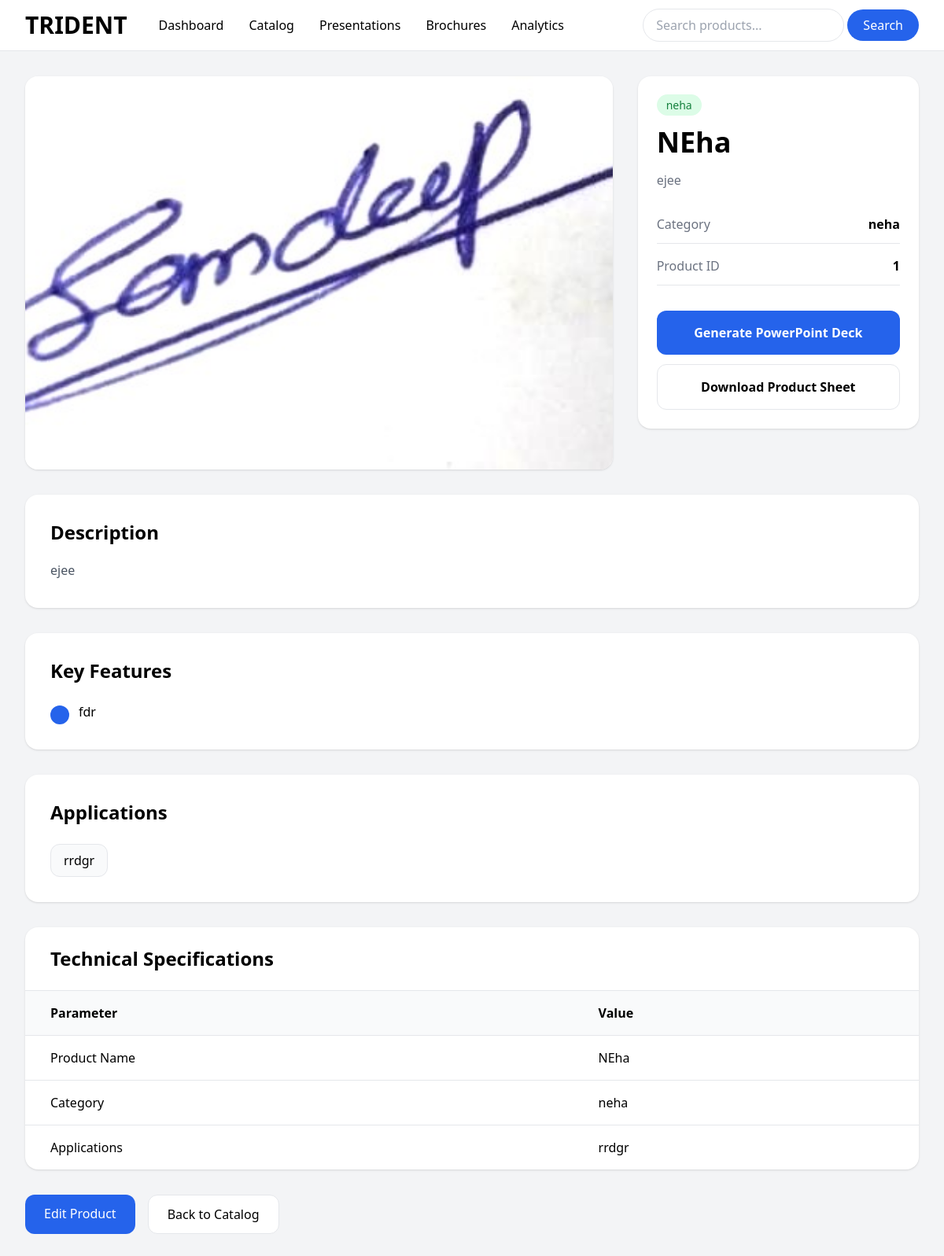
Page /product/1 on the committed database.
### app.py (models this page shows)
class Product(db.Model):
    id = db.Column(db.Integer, primary_key=True)
    name = db.Column(db.String(100), nullable=False)
    category = db.Column(db.String(100))
    description = db.Column(db.Text)
    features = db.Column(db.Text)
    applications = db.Column(db.Text)
    image_path = db.Column(db.String(255))

### app.py (the view)
@app.route("/product/<int:id>")
def product_details(id):
    product = Product.query.get_or_404(id)
    return render_template("product_details.html", product=product)

### templates/product_details.html (shortened to what this page needs)
<!DOCTYPE html>
<html lang="en">
<head>
    <script src="https://cdn.tailwindcss.com"></script>
</head>
<body class="bg-gray-100">
    {% include 'navbar.html' %}
    <div class="max-w-7xl mx-auto p-8">
        <div class="grid lg:grid-cols-3 gap-8">
            <div class="lg:col-span-2">
                <div class="bg-white rounded-2xl shadow overflow-hidden">
                    {% if product.image_path %}
                    <img
                        src="{{ url_for('static', filename='uploads/' + product.image_path) }}"
                        alt="{{ product.name }}"
                        class="w-full h-[500px] object-cover"
                    >
                    {% else %}
                    <div
                        class="h-[500px] flex items-center justify-center text-gray-400"
                    >
                        No Image Available
                    </div>
                    {% endif %}
                </div>
            </div>
            <div>
                <div class="bg-white rounded-2xl shadow p-6">
                    <span
                        class="bg-green-100 text-green-700 px-3 py-1 rounded-full text-sm"
                    >
                        {{ product.category }}
                    </span>
                    <h1 class="text-4xl font-bold mt-4">
                        {{ product.name }}
                    </h1>
                    <p class="text-gray-500 mt-4">
                        {{ product.description }}
                    </p>
                    <div class="mt-8 space-y-4">
                        <div
                            class="flex justify-between border-b pb-3"
                        >
                            <span class="text-gray-500">
                                Category
                            </span>
                            <span class="font-semibold">
                                {{ product.category }}
                            </span>
                        </div>
                        <div
                            class="flex justify-between border-b pb-3"
                        >
                            <span class="text-gray-500">
                                Product ID
                            </span>
                            <span class="font-semibold">
                                {{ product.id }}
                            </span>
                        </div>
                    </div>
                    <div class="mt-8 space-y-3">
                    <a
                        href="/generate-ppt/{{ product.id }}"
                        class="block text-center w-full bg-blue-600 text-white py-4 rounded-xl font-semibold"
                    >
                        Generate PowerPoint Deck
                    </a>
                        <button
                            class="w-full border py-4 rounded-xl font-semibold"
                        >
                            Download Product Sheet
                        </button>
                    </div>
                </div>
            </div>
        </div>
        <div
            class="bg-white rounded-2xl shadow p-8 mt-8"
        >
            <h2 class="text-2xl font-bold mb-4">
                Description
            </h2>
            <p class="text-gray-600 leading-8">
                {{ product.description }}
            </p>
        </div>
        <div
            class="bg-white rounded-2xl shadow p-8 mt-8"
        >
            <h2 class="text-2xl font-bold mb-6">
                Key Features
            </h2>
            <div class="grid md:grid-cols-2 gap-6">
                {% for feature in product.features.split(',') %}
                <div
                    class="flex items-start gap-3"
                >
                    <div
                        class="w-6 h-6 bg-blue-600 rounded-full mt-1"
                    ></div>
                    <div>
                        {{ feature.strip() }}
                    </div>
                </div>
                {% endfor %}
            </div>
        </div>
        <div
            class="bg-white rounded-2xl shadow p-8 mt-8"
        >
            <h2 class="text-2xl font-bold mb-6">
                Applications
            </h2>
            <div class="flex flex-wrap gap-3">
                {% for app in product.applications.split(',') %}
                <span
                    class="px-4 py-2 border rounded-xl bg-gray-50"
                >
                    {{ app.strip() }}
                </span>
                {% endfor %}
            </div>
        </div>
        <div
            class="bg-white rounded-2xl shadow mt-8 overflow-hidden"
        >
            <div
                class="px-8 py-6 border-b"
            >
                <h2 class="text-2xl font-bold">
                    Technical Specifications
                </h2>
            </div>
            <table class="w-full">
                <thead class="bg-gray-50">
                    <tr>
                        <th
                            class="text-left px-8 py-4"
                        >
                            Parameter
                        </th>
                        <th
                            class="text-left px-8 py-4"
                        >
                            Value
                        </th>
                    </tr>
                </thead>
                <tbody>
                    <tr class="border-t">
                        <td class="px-8 py-4">
                            Product Name
                        </td>
                        <td class="px-8 py-4">
                            {{ product.name }}
                        </td>
                    </tr>
                    <tr class="border-t">
                        <td class="px-8 py-4">
                            Category
                        </td>
                        <td class="px-8 py-4">
                            {{ product.category }}
                        </td>
                    </tr>
                    <tr class="border-t">
                        <td class="px-8 py-4">
                            Applications
                        </td>
                        <td class="px-8 py-4">
                            {{ product.applications }}
                        </td>
                    </tr>
                </tbody>
            </table>
        </div>
        <div
            class="flex gap-4 mt-8"
        >
            <a
                href="/edit-product/{{ product.id }}"
                class="bg-blue-600 text-white px-6 py-3 rounded-xl"
            >
                Edit Product
            </a>
            <a
                href="/products"
                class="bg-white border px-6 py-3 rounded-xl"
            >
                Back to Catalog
            </a>
        </div>
    </div>
</body>
</html>

### rows in the picture
Product: image_path (picture), category "neha", name "NEha", description "ejee", id "1", strip "fdr", strip "rrdgr", applications "rrdgr"
